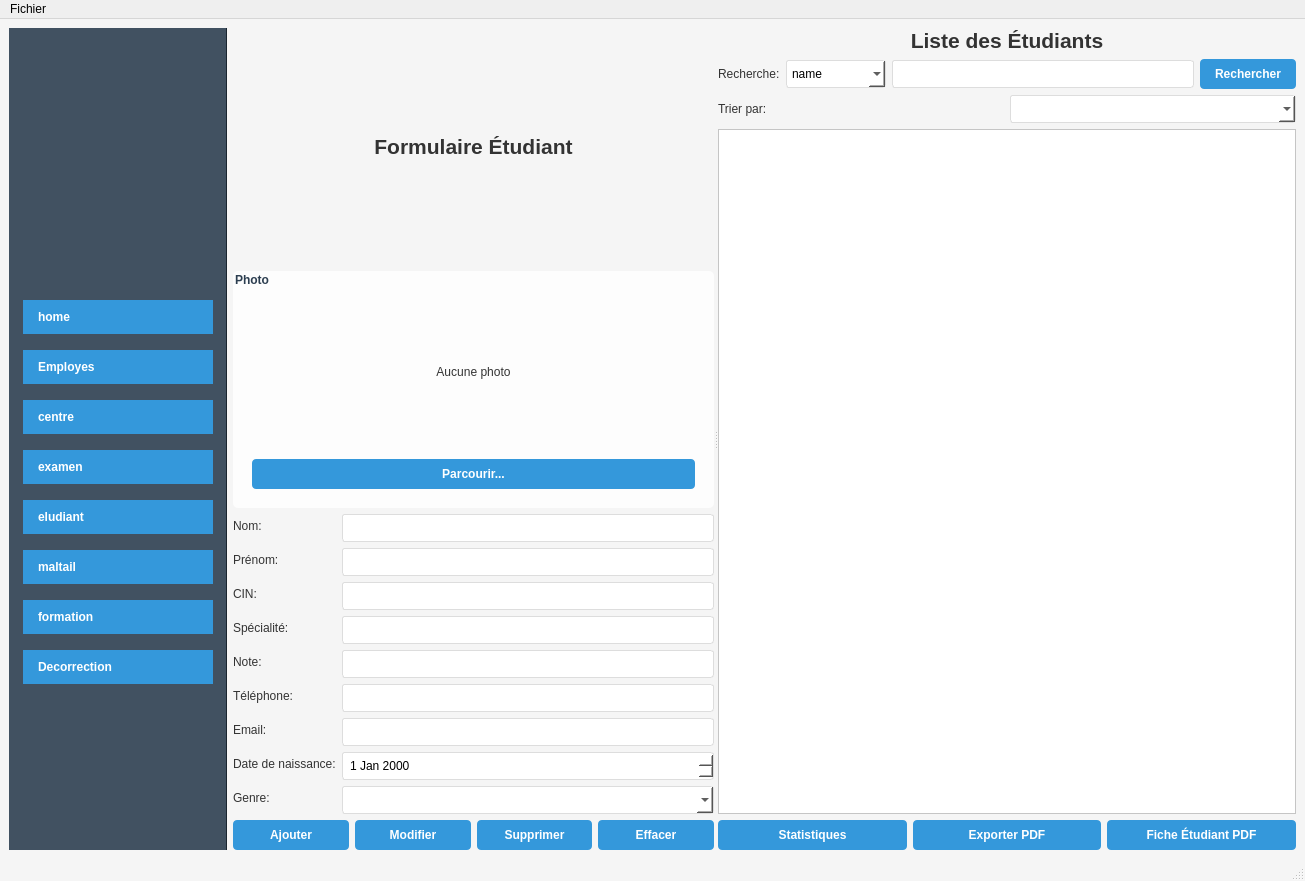
<?xml version="1.0" encoding="UTF-8"?>
<ui version="4.0">
 <class>MainWindow</class>
 <widget class="QMainWindow" name="MainWindow">
  <property name="geometry">
   <rect>
    <x>0</x>
    <y>0</y>
    <width>1305</width>
    <height>881</height>
   </rect>
  </property>
  <property name="windowTitle">
   <string>Gestion des Étudiants</string>
  </property>
  <property name="styleSheet">
   <string notr="true">
        /* Main background */
        QMainWindow {
            background-image: url(:/resources/background.png);
            background-position: center;
            background-repeat: no-repeat;
            background-attachment: fixed;
            background-color: #f5f5f5;
        }

        /* Sidebar styling */
        QWidget#sidebar {
            background-color: rgba(44, 62, 80, 0.9);
            border-right: 1px solid #1a252f;
        }

        /* Logo styling */
        #logoLabel {
            background-color: transparent;
            border: none;
            padding: 10px;
        }

        /* Button styling */
        QPushButton {
            background-color: #3498db;
            color: white;
            border: none;
            padding: 8px 15px;
            border-radius: 4px;
            font-weight: bold;
        }

        QPushButton:hover {
            background-color: #2980b9;
        }

        QPushButton:pressed {
            background-color: #1d6fa5;
        }

        /* Sidebar buttons */
        QWidget#sidebar QPushButton {
            text-align: left;
            padding: 10px 15px;
            margin: 5px;
            border-radius: 0;
            width: 100%;
        }

        /* Text colors */
        QLabel {
            color: #333333;
        }

        QGroupBox {
            color: #2c3e50;
            font-weight: bold;
            background-color: rgba(255, 255, 255, 0.8);
            border-radius: 5px;
            padding: 10px;
        }

        /* Input fields */
        QLineEdit, QDateEdit, QComboBox {
            background-color: white;
            border: 1px solid #ddd;
            padding: 5px;
            border-radius: 3px;
        }

        /* Table styling */
        QTableView {
            background-color: white;
            alternate-background-color: #f9f9f9;
            gridline-color: #e0e0e0;
        }

        QHeaderView::section {
            background-color: #3498db;
            color: white;
            padding: 5px;
        }
      </string>
  </property>
  <widget class="QWidget" name="centralwidget">
   <layout class="QHBoxLayout" name="horizontalLayout">
    <item>
     <widget class="QWidget" name="sidebar">
      <layout class="QVBoxLayout" name="verticalLayout_4">
       <item>
        <widget class="QLabel" name="logoLabel">
         <property name="minimumSize">
          <size>
           <width>200</width>
           <height>100</height>
          </size>
         </property>
         <property name="maximumSize">
          <size>
           <width>200</width>
           <height>100</height>
          </size>
         </property>
         <property name="styleSheet">
          <string notr="true">
                       border: none;
                       background-color: transparent;
                     </string>
         </property>
         <property name="pixmap">
          <pixmap>:/resources/logo.png</pixmap>
         </property>
         <property name="scaledContents">
          <bool>true</bool>
         </property>
         <property name="alignment">
          <set>Qt::AlignmentFlag::AlignCenter</set>
         </property>
        </widget>
       </item>
       <item>
        <spacer name="verticalSpacer">
         <property name="orientation">
          <enum>Qt::Orientation::Vertical</enum>
         </property>
         <property name="sizeHint" stdset="0">
          <size>
           <width>20</width>
           <height>40</height>
          </size>
         </property>
        </spacer>
       </item>
       <item>
        <widget class="QPushButton" name="homeButton">
         <property name="text">
          <string>home</string>
         </property>
         <property name="icon">
          <iconset>
           <normaloff>:/resources/image_2025-01-29_201537391-removebg-preview.png</normaloff>:/resources/image_2025-01-29_201537391-removebg-preview.png</iconset>
         </property>
        </widget>
       </item>
       <item>
        <widget class="QPushButton" name="employesButton">
         <property name="text">
          <string>Employes</string>
         </property>
         <property name="icon">
          <iconset>
           <normaloff>:/resources/image_2025-01-29_201537391-removebg-preview.png</normaloff>:/resources/image_2025-01-29_201537391-removebg-preview.png</iconset>
         </property>
        </widget>
       </item>
       <item>
        <widget class="QPushButton" name="centreButton">
         <property name="text">
          <string>centre</string>
         </property>
         <property name="icon">
          <iconset>
           <normaloff>:/resources/image_2025-01-29_201537391-removebg-preview.png</normaloff>:/resources/image_2025-01-29_201537391-removebg-preview.png</iconset>
         </property>
        </widget>
       </item>
       <item>
        <widget class="QPushButton" name="examenButton">
         <property name="text">
          <string>examen</string>
         </property>
         <property name="icon">
          <iconset>
           <normaloff>:/resources/image_2025-01-29_201537391-removebg-preview.png</normaloff>:/resources/image_2025-01-29_201537391-removebg-preview.png</iconset>
         </property>
        </widget>
       </item>
       <item>
        <widget class="QPushButton" name="eludiantButton">
         <property name="text">
          <string>eludiant</string>
         </property>
         <property name="icon">
          <iconset>
           <normaloff>:/resources/image_2025-01-29_201537391-removebg-preview.png</normaloff>:/resources/image_2025-01-29_201537391-removebg-preview.png</iconset>
         </property>
        </widget>
       </item>
       <item>
        <widget class="QPushButton" name="maltailButton">
         <property name="text">
          <string>maltail</string>
         </property>
         <property name="icon">
          <iconset>
           <normaloff>:/resources/image_2025-01-29_201537391-removebg-preview.png</normaloff>:/resources/image_2025-01-29_201537391-removebg-preview.png</iconset>
         </property>
        </widget>
       </item>
       <item>
        <widget class="QPushButton" name="formationButton">
         <property name="text">
          <string>formation</string>
         </property>
         <property name="icon">
          <iconset>
           <normaloff>:/resources/image_2025-01-29_201537391-removebg-preview.png</normaloff>:/resources/image_2025-01-29_201537391-removebg-preview.png</iconset>
         </property>
        </widget>
       </item>
       <item>
        <widget class="QPushButton" name="decorrectionButton">
         <property name="text">
          <string>Decorrection</string>
         </property>
         <property name="icon">
          <iconset>
           <normaloff>:/resources/image_2025-01-29_201537391-removebg-preview.png</normaloff>:/resources/image_2025-01-29_201537391-removebg-preview.png</iconset>
         </property>
        </widget>
       </item>
       <item>
        <spacer name="verticalSpacer_2">
         <property name="orientation">
          <enum>Qt::Orientation::Vertical</enum>
         </property>
         <property name="sizeHint" stdset="0">
          <size>
           <width>20</width>
           <height>40</height>
          </size>
         </property>
        </spacer>
       </item>
      </layout>
     </widget>
    </item>
    <item>
     <widget class="QSplitter" name="splitter">
      <property name="orientation">
       <enum>Qt::Orientation::Horizontal</enum>
      </property>
      <widget class="QWidget" name="formLayoutWidget">
       <layout class="QVBoxLayout" name="verticalLayout">
        <item>
         <widget class="QLabel" name="titleLabel">
          <property name="font">
           <font>
            <pointsize>16</pointsize>
            <bold>true</bold>
           </font>
          </property>
          <property name="text">
           <string>Formulaire Étudiant</string>
          </property>
          <property name="alignment">
           <set>Qt::AlignmentFlag::AlignCenter</set>
          </property>
         </widget>
        </item>
        <item>
         <widget class="QGroupBox" name="photoGroup">
          <property name="title">
           <string>Photo</string>
          </property>
          <layout class="QVBoxLayout" name="verticalLayout_2">
           <item>
            <widget class="QLabel" name="photoLabel">
             <property name="minimumSize">
              <size>
               <width>150</width>
               <height>150</height>
              </size>
             </property>
             <property name="text">
              <string>Aucune photo</string>
             </property>
             <property name="alignment">
              <set>Qt::AlignmentFlag::AlignCenter</set>
             </property>
            </widget>
           </item>
           <item>
            <widget class="QPushButton" name="browseButton">
             <property name="text">
              <string>Parcourir...</string>
             </property>
             <property name="icon">
              <iconset>
               <normaloff>:/resources/image_2025-01-29_201537391-removebg-preview.png</normaloff>:/resources/image_2025-01-29_201537391-removebg-preview.png</iconset>
             </property>
            </widget>
           </item>
          </layout>
         </widget>
        </item>
        <item>
         <layout class="QFormLayout" name="formLayout">
          <item row="0" column="0">
           <widget class="QLabel" name="labelName">
            <property name="text">
             <string>Nom:</string>
            </property>
           </widget>
          </item>
          <item row="0" column="1">
           <widget class="QLineEdit" name="nameEdit"/>
          </item>
          <item row="1" column="0">
           <widget class="QLabel" name="labelFamilyName">
            <property name="text">
             <string>Prénom:</string>
            </property>
           </widget>
          </item>
          <item row="1" column="1">
           <widget class="QLineEdit" name="familyNameEdit"/>
          </item>
          <item row="2" column="0">
           <widget class="QLabel" name="labelCin">
            <property name="text">
             <string>CIN:</string>
            </property>
           </widget>
          </item>
          <item row="2" column="1">
           <widget class="QLineEdit" name="cinEdit"/>
          </item>
          <item row="3" column="0">
           <widget class="QLabel" name="labelSpeciality">
            <property name="text">
             <string>Spécialité:</string>
            </property>
           </widget>
          </item>
          <item row="3" column="1">
           <widget class="QLineEdit" name="specialityEdit"/>
          </item>
          <item row="4" column="0">
           <widget class="QLabel" name="labelNote">
            <property name="text">
             <string>Note:</string>
            </property>
           </widget>
          </item>
          <item row="4" column="1">
           <widget class="QLineEdit" name="noteEdit"/>
          </item>
          <item row="5" column="0">
           <widget class="QLabel" name="labelPhone">
            <property name="text">
             <string>Téléphone:</string>
            </property>
           </widget>
          </item>
          <item row="5" column="1">
           <widget class="QLineEdit" name="phoneEdit"/>
          </item>
          <item row="6" column="0">
           <widget class="QLabel" name="labelEmail">
            <property name="text">
             <string>Email:</string>
            </property>
           </widget>
          </item>
          <item row="6" column="1">
           <widget class="QLineEdit" name="emailEdit"/>
          </item>
          <item row="7" column="0">
           <widget class="QLabel" name="labelBirthDate">
            <property name="text">
             <string>Date de naissance:</string>
            </property>
           </widget>
          </item>
          <item row="7" column="1">
           <widget class="QDateEdit" name="birthDateEdit"/>
          </item>
          <item row="8" column="0">
           <widget class="QLabel" name="labelGender">
            <property name="text">
             <string>Genre:</string>
            </property>
           </widget>
          </item>
          <item row="8" column="1">
           <widget class="QComboBox" name="genderCombo"/>
          </item>
         </layout>
        </item>
        <item>
         <layout class="QHBoxLayout" name="buttonLayout">
          <item>
           <widget class="QPushButton" name="addButton">
            <property name="text">
             <string>Ajouter</string>
            </property>
            <property name="icon">
             <iconset>
              <normaloff>:/resources/image_2025-01-29_201537391-removebg-preview.png</normaloff>:/resources/image_2025-01-29_201537391-removebg-preview.png</iconset>
            </property>
           </widget>
          </item>
          <item>
           <widget class="QPushButton" name="updateButton">
            <property name="text">
             <string>Modifier</string>
            </property>
            <property name="icon">
             <iconset>
              <normaloff>:/resources/image_2025-01-29_201537391-removebg-preview.png</normaloff>:/resources/image_2025-01-29_201537391-removebg-preview.png</iconset>
            </property>
           </widget>
          </item>
          <item>
           <widget class="QPushButton" name="deleteButton">
            <property name="text">
             <string>Supprimer</string>
            </property>
            <property name="icon">
             <iconset>
              <normaloff>:/resources/image_2025-01-29_201537391-removebg-preview.png</normaloff>:/resources/image_2025-01-29_201537391-removebg-preview.png</iconset>
            </property>
           </widget>
          </item>
          <item>
           <widget class="QPushButton" name="clearButton">
            <property name="text">
             <string>Effacer</string>
            </property>
            <property name="icon">
             <iconset>
              <normaloff>:/resources/image_2025-01-29_201537391-removebg-preview.png</normaloff>:/resources/image_2025-01-29_201537391-removebg-preview.png</iconset>
            </property>
           </widget>
          </item>
         </layout>
        </item>
       </layout>
      </widget>
      <widget class="QWidget" name="verticalLayoutWidget">
       <layout class="QVBoxLayout" name="verticalLayout_3">
        <item>
         <widget class="QLabel" name="titleListLabel">
          <property name="font">
           <font>
            <pointsize>16</pointsize>
            <bold>true</bold>
           </font>
          </property>
          <property name="text">
           <string>Liste des Étudiants</string>
          </property>
          <property name="alignment">
           <set>Qt::AlignmentFlag::AlignCenter</set>
          </property>
         </widget>
        </item>
        <item>
         <layout class="QHBoxLayout" name="searchLayout">
          <item>
           <widget class="QLabel" name="labelSearch">
            <property name="text">
             <string>Recherche:</string>
            </property>
           </widget>
          </item>
          <item>
           <widget class="QComboBox" name="searchFieldCombo">
            <item>
             <property name="text">
              <string>name</string>
             </property>
            </item>
            <item>
             <property name="text">
              <string>family_name</string>
             </property>
            </item>
            <item>
             <property name="text">
              <string>cin</string>
             </property>
            </item>
            <item>
             <property name="text">
              <string>speciality</string>
             </property>
            </item>
           </widget>
          </item>
          <item>
           <widget class="QLineEdit" name="searchValueEdit"/>
          </item>
          <item>
           <widget class="QPushButton" name="searchButton">
            <property name="text">
             <string>Rechercher</string>
            </property>
            <property name="icon">
             <iconset>
              <normaloff>:/resources/image_2025-01-29_201537391-removebg-preview.png</normaloff>:/resources/image_2025-01-29_201537391-removebg-preview.png</iconset>
            </property>
           </widget>
          </item>
         </layout>
        </item>
        <item>
         <layout class="QHBoxLayout" name="sortLayout">
          <item>
           <widget class="QLabel" name="labelSort">
            <property name="text">
             <string>Trier par:</string>
            </property>
           </widget>
          </item>
          <item>
           <widget class="QComboBox" name="sortCombo"/>
          </item>
         </layout>
        </item>
        <item>
         <widget class="QTableView" name="tableView"/>
        </item>
        <item>
         <layout class="QHBoxLayout" name="actionLayout">
          <item>
           <widget class="QPushButton" name="statsButton">
            <property name="text">
             <string>Statistiques</string>
            </property>
            <property name="icon">
             <iconset>
              <normaloff>:/resources/image_2025-01-29_201537391-removebg-preview.png</normaloff>:/resources/image_2025-01-29_201537391-removebg-preview.png</iconset>
            </property>
           </widget>
          </item>
          <item>
           <widget class="QPushButton" name="pdfButton">
            <property name="text">
             <string>Exporter PDF</string>
            </property>
            <property name="icon">
             <iconset>
              <normaloff>:/resources/image_2025-01-29_201537391-removebg-preview.png</normaloff>:/resources/image_2025-01-29_201537391-removebg-preview.png</iconset>
            </property>
           </widget>
          </item>
          <item>
           <widget class="QPushButton" name="studentPdfButton">
            <property name="text">
             <string>Fiche Étudiant PDF</string>
            </property>
            <property name="icon">
             <iconset>
              <normaloff>:/resources/image_2025-01-29_201537391-removebg-preview.png</normaloff>:/resources/image_2025-01-29_201537391-removebg-preview.png</iconset>
            </property>
           </widget>
          </item>
         </layout>
        </item>
       </layout>
      </widget>
     </widget>
    </item>
   </layout>
  </widget>
  <widget class="QMenuBar" name="menubar">
   <property name="geometry">
    <rect>
     <x>0</x>
     <y>0</y>
     <width>1305</width>
     <height>21</height>
    </rect>
   </property>
   <widget class="QMenu" name="menuFichier">
    <property name="title">
     <string>Fichier</string>
    </property>
    <addaction name="actionQuitter"/>
   </widget>
   <addaction name="menuFichier"/>
  </widget>
  <widget class="QStatusBar" name="statusbar"/>
  <action name="actionQuitter">
   <property name="icon">
    <iconset>
     <normaloff>:/resources/image_2025-01-29_201537391-removebg-preview.png</normaloff>:/resources/image_2025-01-29_201537391-removebg-preview.png</iconset>
   </property>
   <property name="text">
    <string>Quitter</string>
   </property>
  </action>
 </widget>
 <resources>
  <include location="resources.qrc"/>
 </resources>
 <connections/>
</ui>
